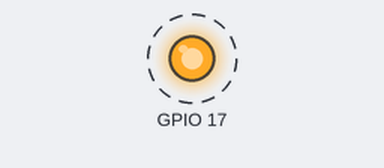
The program below on a simulated Raspberry Pi (BCM pin numbers). Shown: output pins drawn as LEDs (lit = HIGH). Dashed ring = blinking. What the program prints to the terminal is not drawn. At 10.0 s the program stops and its outputs stay as they are.

Above: at 0.5 s.
Timing chart, 0 to 4.6 s (numbered marks = the images above):
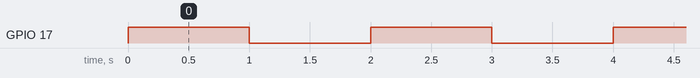

The program:

led_blink.py
```python
import RPi.GPIO as GPIO
import time

GPIO.setmode(GPIO.BCM)

# GPIO mode
GPIO.setmode(GPIO.BCM)

# use GPIO 17
GPIO.setup(17, GPIO.OUT)

print("LED blink test...")

# Blink 5 times
for i in range(5):
    GPIO.output(17, GPIO.HIGH)  # on
    print(f"[{i+1}] LED ON ✓")
    time.sleep(1)

    GPIO.output(17, GPIO.LOW)   # off
    print(f"[{i+1}] LED OFF")
    time.sleep(1)

GPIO.cleanup()
print("You Blink！")
```

Measured:
- by itself, GPIO 17: alternates HIGH for 1.0 s and LOW for 1.0 s, 10 changes in all, then stays LOW
